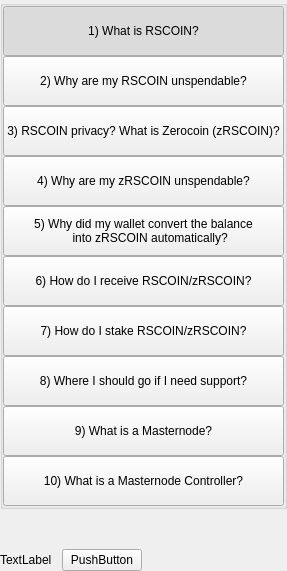
         <widget class="QWidget" name="left" native="true">
          <layout class="QVBoxLayout" name="verticalLayout_3">
           <property name="leftMargin">
            <number>0</number>
           </property>
           <property name="topMargin">
            <number>0</number>
           </property>
           <property name="rightMargin">
            <number>0</number>
           </property>
           <property name="bottomMargin">
            <number>0</number>
           </property>
           <item>
            <layout class="QVBoxLayout" name="verticalLayout_2">
             <property name="spacing">
              <number>0</number>
             </property>
             <item>
              <widget class="QWidget" name="containerButtons" native="true">
               <layout class="QVBoxLayout" name="verticalLayout">
                <property name="spacing">
                 <number>0</number>
                </property>
                <property name="leftMargin">
                 <number>0</number>
                </property>
                <property name="topMargin">
                 <number>0</number>
                </property>
                <property name="rightMargin">
                 <number>0</number>
                </property>
                <property name="bottomMargin">
                 <number>0</number>
                </property>
                <item>
                 <widget class="QGroupBox" name="groupBox">
                  <property name="title">
                   <string/>
                  </property>
                  <layout class="QVBoxLayout" name="verticalLayout_9">
                   <property name="spacing">
                    <number>0</number>
                   </property>
                   <property name="leftMargin">
                    <number>0</number>
                   </property>
                   <property name="topMargin">
                    <number>0</number>
                   </property>
                   <property name="rightMargin">
                    <number>0</number>
                   </property>
                   <property name="bottomMargin">
                    <number>0</number>
                   </property>
                   <item>
                    <widget class="QPushButton" name="pushButtonFaq1">
                     <property name="minimumSize">
                      <size>
                       <width>0</width>
                       <height>50</height>
                      </size>
                     </property>
                     <property name="maximumSize">
                      <size>
                       <width>16777215</width>
                       <height>50</height>
                      </size>
                     </property>
                     <property name="focusPolicy">
                      <enum>Qt::NoFocus</enum>
                     </property>
                     <property name="text">
                      <string>1) What is RSCOIN?</string>
                     </property>
                     <property name="checkable">
                      <bool>true</bool>
                     </property>
                     <property name="checked">
                      <bool>true</bool>
                     </property>
                     <property name="autoExclusive">
                      <bool>true</bool>
                     </property>
                    </widget>
                   </item>
                   <item>
                    <widget class="QPushButton" name="pushButtonFaq2">
                     <property name="minimumSize">
                      <size>
                       <width>0</width>
                       <height>50</height>
                      </size>
                     </property>
                     <property name="maximumSize">
                      <size>
                       <width>16777215</width>
                       <height>50</height>
                      </size>
                     </property>
                     <property name="focusPolicy">
                      <enum>Qt::NoFocus</enum>
                     </property>
                     <property name="text">
                      <string>2) Why are my RSCOIN unspendable?</string>
                     </property>
                     <property name="checkable">
                      <bool>true</bool>
                     </property>
                     <property name="autoExclusive">
                      <bool>true</bool>
                     </property>
                    </widget>
                   </item>
                   <item>
                    <widget class="QPushButton" name="pushButtonFaq3">
                     <property name="minimumSize">
                      <size>
                       <width>0</width>
                       <height>50</height>
                      </size>
                     </property>
                     <property name="maximumSize">
                      <size>
                       <width>16777215</width>
                       <height>16777215</height>
                      </size>
                     </property>
                     <property name="focusPolicy">
                      <enum>Qt::NoFocus</enum>
                     </property>
                     <property name="text">
                      <string>3) RSCOIN privacy? What is Zerocoin (zRSCOIN)?</string>
                     </property>
                     <property name="checkable">
                      <bool>true</bool>
                     </property>
                     <property name="autoExclusive">
                      <bool>true</bool>
                     </property>
                    </widget>
                   </item>
                   <item>
                    <widget class="QPushButton" name="pushButtonFaq4">
                     <property name="minimumSize">
                      <size>
                       <width>0</width>
                       <height>50</height>
                      </size>
                     </property>
                     <property name="maximumSize">
                      <size>
                       <width>16777215</width>
                       <height>16777215</height>
                      </size>
                     </property>
                     <property name="focusPolicy">
                      <enum>Qt::NoFocus</enum>
                     </property>
                     <property name="text">
                      <string>4) Why are my zRSCOIN unspendable?</string>
                     </property>
                     <property name="checkable">
                      <bool>true</bool>
                     </property>
                     <property name="autoExclusive">
                      <bool>true</bool>
                     </property>
                    </widget>
                   </item>
                   <item>
                    <widget class="QPushButton" name="pushButtonFaq5">
                     <property name="minimumSize">
                      <size>
                       <width>0</width>
                       <height>50</height>
                      </size>
                     </property>
                     <property name="focusPolicy">
                      <enum>Qt::NoFocus</enum>
                     </property>
                     <property name="text">
                      <string>5) Why did my wallet convert the balance
    into zRSCOIN automatically?</string>
                     </property>
                     <property name="checkable">
                      <bool>true</bool>
                     </property>
                     <property name="autoExclusive">
                      <bool>true</bool>
                     </property>
                    </widget>
                   </item>
                   <item>
                    <widget class="QPushButton" name="pushButtonFaq6">
                     <property name="minimumSize">
                      <size>
                       <width>0</width>
                       <height>50</height>
                      </size>
                     </property>
                     <property name="focusPolicy">
                      <enum>Qt::NoFocus</enum>
                     </property>
                     <property name="text">
                      <string>6) How do I receive RSCOIN/zRSCOIN?</string>
                     </property>
                     <property name="checkable">
                      <bool>true</bool>
                     </property>
                     <property name="autoExclusive">
                      <bool>true</bool>
                     </property>
                    </widget>
                   </item>
                   <item>
                    <widget class="QPushButton" name="pushButtonFaq7">
                     <property name="minimumSize">
                      <size>
                       <width>0</width>
                       <height>50</height>
                      </size>
                     </property>
                     <property name="focusPolicy">
                      <enum>Qt::NoFocus</enum>
                     </property>
                     <property name="text">
                      <string>7) How do I stake RSCOIN/zRSCOIN?</string>
                     </property>
                     <property name="checkable">
                      <bool>true</bool>
                     </property>
                     <property name="autoExclusive">
                      <bool>true</bool>
                     </property>
                    </widget>
                   </item>
                   <item>
                    <widget class="QPushButton" name="pushButtonFaq8">
                     <property name="minimumSize">
                      <size>
                       <width>0</width>
                       <height>50</height>
                      </size>
                     </property>
                     <property name="focusPolicy">
                      <enum>Qt::NoFocus</enum>
                     </property>
                     <property name="text">
                      <string>8) Where I should go if I need support?</string>
                     </property>
                     <property name="checkable">
                      <bool>true</bool>
                     </property>
                     <property name="autoExclusive">
                      <bool>true</bool>
                     </property>
                    </widget>
                   </item>
                   <item>
                    <widget class="QPushButton" name="pushButtonFaq9">
                     <property name="minimumSize">
                      <size>
                       <width>0</width>
                       <height>50</height>
                      </size>
                     </property>
                     <property name="focusPolicy">
                      <enum>Qt::NoFocus</enum>
                     </property>
                     <property name="text">
                      <string>9) What is a Masternode?</string>
                     </property>
                     <property name="checkable">
                      <bool>true</bool>
                     </property>
                     <property name="autoExclusive">
                      <bool>true</bool>
                     </property>
                    </widget>
                   </item>
                   <item>
                    <widget class="QPushButton" name="pushButtonFaq10">
                     <property name="minimumSize">
                      <size>
                       <width>0</width>
                       <height>50</height>
                      </size>
                     </property>
                     <property name="focusPolicy">
                      <enum>Qt::NoFocus</enum>
                     </property>
                     <property name="text">
                      <string>10) What is a Masternode Controller?</string>
                     </property>
                     <property name="checkable">
                      <bool>true</bool>
                     </property>
                     <property name="autoExclusive">
                      <bool>true</bool>
                     </property>
                    </widget>
                   </item>
                  </layout>
                 </widget>
                </item>
               </layout>
              </widget>
             </item>
             <item>
              <spacer name="verticalSpacer">
               <property name="orientation">
                <enum>Qt::Vertical</enum>
               </property>
               <property name="sizeHint" stdset="0">
                <size>
                 <width>20</width>
                 <height>40</height>
                </size>
               </property>
              </spacer>
             </item>
             <item>
              <layout class="QHBoxLayout" name="horizontalLayout_2">
               <item>
                <widget class="QLabel" name="labelWebLink">
                 <property name="text">
                  <string>TextLabel</string>
                 </property>
                </widget>
               </item>
               <item>
                <spacer name="horizontalSpacer_4">
                 <property name="orientation">
                  <enum>Qt::Horizontal</enum>
                 </property>
                 <property name="sizeType">
                  <enum>QSizePolicy::Minimum</enum>
                 </property>
                 <property name="sizeHint" stdset="0">
                  <size>
                   <width>10</width>
                   <height>20</height>
                  </size>
                 </property>
                </spacer>
               </item>
               <item>
                <widget class="QPushButton" name="pushButtonWebLink">
                 <property name="focusPolicy">
                  <enum>Qt::NoFocus</enum>
                 </property>
                 <property name="text">
                  <string>PushButton</string>
                 </property>
                </widget>
               </item>
               <item>
                <spacer name="horizontalSpacer_2">
                 <property name="orientation">
                  <enum>Qt::Horizontal</enum>
                 </property>
                 <property name="sizeHint" stdset="0">
                  <size>
                   <width>40</width>
                   <height>20</height>
                  </size>
                 </property>
                </spacer>
               </item>
              </layout>
             </item>
            </layout>
           </item>
          </layout>
         </widget>
